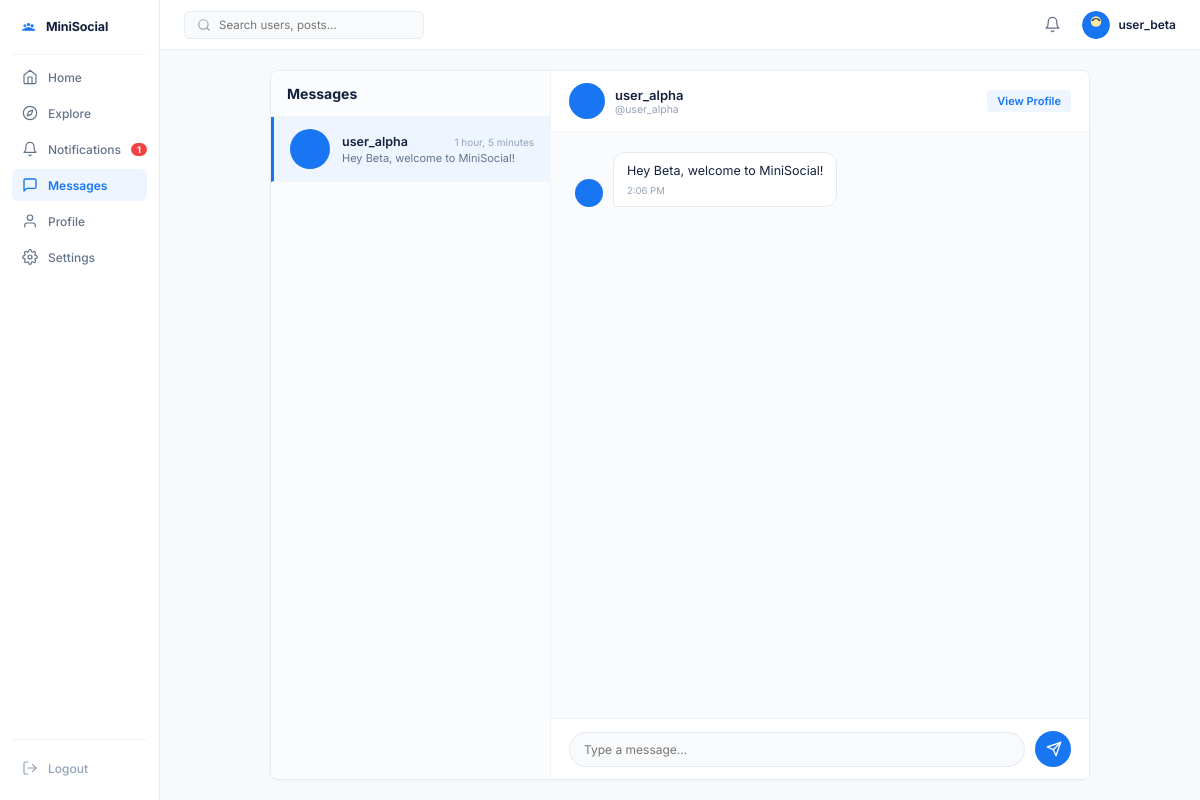
/messages/8/ (signed in), run on the app's committed database.
### backend/social/models.py (models this page shows, shortened)
class Conversation(models.Model):
    created_at = models.DateTimeField(auto_now_add=True)
    updated_at = models.DateTimeField(auto_now=True)
    class Meta:
        ordering = ['-updated_at']
    def get_other_participant(self, user):
        participant = self.participants.exclude(user=user).select_related('user', 'user__profile').first()
        return participant.user if participant else None
    @property
    def latest_message(self):
        return self.messages.order_by('-created_at').first()

class Profile(models.Model):
    user = models.OneToOneField(User, on_delete=models.CASCADE, related_name='profile')
    profile_picture = models.ImageField(upload_to='profile_pictures/', blank=True, null=True)
    profile_image = models.ImageField(upload_to='profiles/', blank=True, null=True)
    avatar_color = models.CharField(max_length=20, default='#1976F3')
    bio = models.TextField(blank=True, default='')
    cover_image = models.ImageField(upload_to='covers/', blank=True, null=True)
    created_at = models.DateTimeField(auto_now_add=True)
    updated_at = models.DateTimeField(auto_now=True)
    @property
    def picture_url(self):
        if self.profile_picture:
            return self.profile_picture.url
        if self.profile_image:
            return self.profile_image.url
        return None

class Message(models.Model):
    conversation = models.ForeignKey(Conversation, on_delete=models.CASCADE, related_name='messages')
    sender = models.ForeignKey(User, on_delete=models.CASCADE, related_name='sent_messages')
    content = models.TextField()
    created_at = models.DateTimeField(auto_now_add=True)
    is_read = models.BooleanField(default=False)
    class Meta:
        ordering = ['created_at']

### backend/social/views.py (the view)
# urls.py: path('messages/<int:conversation_id>/', views.messages_conversation_view, name='messages_conversation'),
@login_required
def messages_conversation_view(request, conversation_id):
    conv = get_object_or_404(
        Conversation.objects.filter(participants__user=request.user),
        id=conversation_id
    )
    conv.messages.filter(is_read=False).exclude(sender=request.user).update(is_read=True)
    other_user = conv.get_other_participant(request.user)
    chat_messages = conv.messages.select_related('sender', 'sender__profile').order_by('created_at')
    all_conversations = Conversation.objects.filter(
        participants__user=request.user
    ).prefetch_related(
        'participants__user__profile',
        'messages'
    ).order_by('-updated_at')
    conv_list = []
    for c in all_conversations:
        c_other = c.get_other_participant(request.user)
        c_last = c.latest_message
        c_unread = c.unread_count_for(request.user) if c.id != conv.id else 0
        conv_list.append({
            'conversation': c,
            'other_user': c_other,
            'last_message': c_last,
            'unread_count': c_unread,
        })
    return render(request, 'messages.html', {
        'conversations': conv_list,
        'active_conversation': conv,
        'active_other_user': other_user,
        'chat_messages': chat_messages,
    })

### backend/social/context_processors.py (called while the page is built)
def unread_counts(request):
    if request.user.is_authenticated:
        unread_notifs = request.user.notifications.filter(is_read=False).count()
        unread_msgs = Message.objects.filter(
            conversation__participants__user=request.user,
            is_read=False
        ).exclude(sender=request.user).distinct().count()
        return {
            'unread_notifications_count': unread_notifs,
            'unread_messages_count': unread_msgs,
        }
    return {'unread_notifications_count': 0, 'unread_messages_count': 0}

### frontend/templates/messages.html (shortened to what this page needs)
{% load static %}
<!DOCTYPE html>
<html lang="en">
<head>
  <link rel="stylesheet" href="{% static 'css/messages.css' %}">
</head>
<body>
  <div class="messages-layout">
    <aside class="sidebar" id="dashboard-sidebar">
      <div class="sidebar-logo">
        <a href="{% url 'home' %}" style="display: flex; align-items: center; gap: 8px; text-decoration: none;">
          <span class="logo-icon-wrap" aria-hidden="true">
          </span>
          <span class="logo-title">MiniSocial</span>
        </a>
      </div>
      <nav class="sidebar-nav" aria-label="Main Navigation">
        <ul class="nav-list">
          <li class="nav-item">
            <a href="{% url 'home' %}" class="nav-link" id="nav-item-home">
              <span class="nav-icon" aria-hidden="true">
                <svg viewBox="0 0 24 24" fill="none" stroke="currentColor" stroke-width="1.8" stroke-linecap="round" stroke-linejoin="round">
                  <path d="M3 9l9-7 9 7v11a2 2 0 0 1-2 2H5a2 2 0 0 1-2-2z"/>
                  <polyline points="9 22 9 12 15 12 15 22"/>
                </svg>
              </span>
              <span class="nav-label">Home</span>
            </a>
          </li>
          <li class="nav-item">
            <a href="{% url 'followers' %}" class="nav-link" id="nav-item-explore">
              <span class="nav-icon" aria-hidden="true">
                <svg viewBox="0 0 24 24" fill="none" stroke="currentColor" stroke-width="1.8" stroke-linecap="round" stroke-linejoin="round">
                  <circle cx="12" cy="12" r="10"/>
                  <polygon points="16.24 7.76 14.12 14.12 7.76 16.24 9.88 9.88 16.24 7.76"/>
                </svg>
              </span>
              <span class="nav-label">Explore</span>
            </a>
          </li>
          <li class="nav-item">
            <a href="{% url 'notifications' %}" class="nav-link" id="nav-item-notifications">
              <span class="nav-icon" aria-hidden="true">
                <svg viewBox="0 0 24 24" fill="none" stroke="currentColor" stroke-width="1.8" stroke-linecap="round" stroke-linejoin="round">
                  <path d="M18 8A6 6 0 0 0 6 8c0 7-3 9-3 9h18s-3-2-3-9"/>
                  <path d="M13.73 21a2 2 0 0 1-3.46 0"/>
                </svg>
              </span>
              <span class="nav-label">Notifications</span>
              {% if unread_notifications_count > 0 %}
              <span class="notif-badge" id="sidebar-notif-badge">{{ unread_notifications_count }}</span>
              {% endif %}
            </a>
          </li>
          <li class="nav-item">
            <a href="{% url 'messages' %}" class="nav-link active" id="nav-item-messages">
              <span class="nav-icon" aria-hidden="true">
                <svg viewBox="0 0 24 24" fill="none" stroke="currentColor" stroke-width="2" stroke-linecap="round" stroke-linejoin="round">
                  <path d="M21 15a2 2 0 0 1-2 2H7l-4 4V5a2 2 0 0 1 2-2h14a2 2 0 0 1 2 2z"/>
                </svg>
              </span>
              <span class="nav-label">Messages</span>
            </a>
          </li>
          <li class="nav-item">
            <a href="{% url 'profile' %}" class="nav-link" id="nav-item-profile">
              <span class="nav-icon" aria-hidden="true">
                <svg viewBox="0 0 24 24" fill="none" stroke="currentColor" stroke-width="1.8" stroke-linecap="round" stroke-linejoin="round">
                  <path d="M20 21v-2a4 4 0 0 0-4-4H8a4 4 0 0 0-4 4v2"/>
                  <circle cx="12" cy="7" r="4"/>
                </svg>
              </span>
              <span class="nav-label">Profile</span>
            </a>
          </li>
          <li class="nav-item">
            <a href="{% url 'settings' %}" class="nav-link" id="nav-item-settings">
              <span class="nav-icon" aria-hidden="true">
              </span>
              <span class="nav-label">Settings</span>
            </a>
          </li>
        </ul>
      </nav>
      <div class="sidebar-bottom">
        <a href="{% url 'logout' %}" class="nav-link logout-link" id="nav-item-logout">
          <span class="nav-icon" aria-hidden="true">
            <svg viewBox="0 0 24 24" fill="none" stroke="currentColor" stroke-width="1.8" stroke-linecap="round" stroke-linejoin="round">
              <path d="M9 21H5a2 2 0 0 1-2-2V5a2 2 0 0 1 2-2h4"/>
              <polyline points="16 17 21 12 16 7"/>
              <line x1="21" y1="12" x2="9" y2="12"/>
            </svg>
          </span>
          <span class="nav-label">Logout</span>
        </a>
      </div>
    </aside>
    <div class="main-wrapper">
      <header class="topbar">
        <div class="search-box-wrap">
          <span class="search-icon" aria-hidden="true">
            <svg viewBox="0 0 24 24" fill="none" stroke="currentColor" stroke-width="2" stroke-linecap="round" stroke-linejoin="round">
              <circle cx="11" cy="11" r="8"/>
              <line x1="21" y1="21" x2="16.65" y2="16.65"/>
            </svg>
          </span>
          <input
            type="text"
            class="search-input"
            placeholder="Search users, posts..."
            aria-label="Search users, posts"
          >
        </div>
        <div class="topbar-user-area">
          <a href="{% url 'notifications' %}" class="topbar-icon-btn" aria-label="Notifications" title="Notifications" style="text-decoration: none;">
            <svg viewBox="0 0 24 24" fill="none" stroke="currentColor" stroke-width="1.8" stroke-linecap="round" stroke-linejoin="round">
              <path d="M18 8A6 6 0 0 0 6 8c0 7-3 9-3 9h18s-3-2-3-9"/>
              <path d="M13.73 21a2 2 0 0 1-3.46 0"/>
            </svg>
          </a>
          <a href="{% url 'profile' %}" class="user-chip" id="topbar-user-menu" style="text-decoration: none; color: inherit;">
            <div class="user-avatar-wrap">
              {% if request.user.profile.picture_url %}
              <img src="{{ request.user.profile.picture_url }}" alt="{{ request.user.username }}" class="avatar-img">
              {% else %}
              <svg class="avatar-svg" viewBox="0 0 32 32" xmlns="http://www.w3.org/2000/svg">
                <circle cx="16" cy="16" r="16" fill="{{ request.user.profile.avatar_color|default:'#6366F1' }}"/>
                <circle cx="16" cy="12" r="6" fill="#FEEAA1"/>
                <path d="M11 11C11 7 21 7 21 11C21 12 19 12 18 10C17 9 15 9 14 10C13 12 11 12 11 11Z" fill="#3D405B"/>
                <path d="M8 26C8 21 12 19 16 19C20 19 24 21 24 26H8Z" fill="{{ request.user.profile.avatar_color|default:'#818CF8' }}"/>
              </svg>
              {% endif %}
            </div>
            <span class="user-name">{{ request.user.username }}</span>
          </a>
        </div>
      </header>
      <main class="chat-viewport">
        <div class="chat-card" id="chat-container-card">
          <div class="conversations-pane">
            <div class="conv-header">
              <h1 class="conv-title">Messages</h1>
            </div>
            <ul class="conv-list" id="conversations-list">
              {% for item in conversations %}
              <li>
                <a
                  href="{% url 'messages_conversation' item.conversation.id %}"
                  class="conv-item {% if active_conversation and active_conversation.id == item.conversation.id %}active{% endif %}"
                  data-conv-id="{{ item.conversation.id }}"
                >
                  <div class="conv-avatar-wrap">
                    {% if item.other_user.profile.picture_url %}
                    <img src="{{ item.other_user.profile.picture_url }}" alt="{{ item.other_user.username }}" class="avatar-img">
                    {% endif %}
                  </div>
                  <div class="conv-meta">
                    <div class="conv-user-row">
                      <span class="conv-username">{{ item.other_user.username }}</span>
                      {% if item.last_message %}
                      <span class="conv-time">{{ item.last_message.created_at|timesince }}</span>
                      {% endif %}
                    </div>
                    <span class="conv-last-msg">
                      {% if item.last_message %}
                        {% if item.last_message.sender == request.user %}You: {% endif %}{{ item.last_message.content }}
                      {% else %}
                        Started a conversation
                      {% endif %}
                    </span>
                  </div>
                </a>
              </li>
              {% endfor %}
            </ul>
          </div>
          {% if active_conversation and active_other_user %}
          <div class="chat-pane" id="active-chat-pane" data-conv-id="{{ active_conversation.id }}">
            <div class="chat-header">
              <a href="{% url 'user_profile' active_other_user.username %}" class="chat-user-box">
                <div class="chat-avatar-wrap">
                  {% if active_other_user.profile.picture_url %}
                  <img src="{{ active_other_user.profile.picture_url }}" alt="{{ active_other_user.username }}" class="avatar-img">
                  {% endif %}
                </div>
                <div class="chat-user-meta">
                  <span class="chat-username">{{ active_other_user.username }}</span>
                  <span class="chat-status">@{{ active_other_user.username }}</span>
                </div>
              </a>
              <a href="{% url 'user_profile' active_other_user.username %}" style="font-size: 11px; font-weight: 600; color: var(--primary-blue); text-decoration: none; padding: 4px 10px; border-radius: 4px; background-color: var(--light-blue-active);">
                View Profile
              </a>
            </div>
            <div class="chat-messages-stream" id="chat-messages-stream">
              {% for msg in chat_messages %}
              <div class="msg-row {% if msg.sender == request.user %}me{% else %}other{% endif %}" id="msg-{{ msg.id }}" data-msg-id="{{ msg.id }}">
                <div class="msg-avatar" aria-hidden="true">
                  {% if msg.sender.profile.picture_url %}
                  <img src="{{ msg.sender.profile.picture_url }}" alt="{{ msg.sender.username }}" class="avatar-img">
                  {% else %}
                  <svg viewBox="0 0 32 32" class="avatar-svg">
                    <circle cx="16" cy="16" r="16" fill="{{ msg.sender.profile.avatar_color|default:'#1976F3' }}"/>
                  </svg>
                  {% endif %}
                </div>
                <div class="msg-bubble">
                  <p class="msg-text">{{ msg.content }}</p>
                  <span class="msg-time">{{ msg.created_at|date:"g:i A" }}</span>
                </div>
              </div>
              {% endfor %}
            </div>
            <div class="chat-input-bar">
              <form id="chat-composer-form" class="chat-composer-form">
                <input
                  type="text"
                  id="chat-msg-input"
                  class="chat-input"
                  placeholder="Type a message..."
                  autocomplete="off"
                  required
                >
                <button type="submit" class="btn-chat-send" id="btn-chat-send" aria-label="Send message">
                  <svg viewBox="0 0 24 24" fill="none" stroke="currentColor" stroke-width="2" stroke-linecap="round" stroke-linejoin="round">
                    <line x1="22" y1="2" x2="11" y2="13"/>
                    <polygon points="22 2 15 22 11 13 2 9 22 2"/>
                  </svg>
                </button>
              </form>
            </div>
          </div>
          {% endif %}
        </div>
      </main>
    </div>
  </div>
</body>
</html>

### data on the page
Conversation: other_user.profile.picture_url (picture), other_user.username "user_alpha", last_message.created_at "1 hour, 5 minutes", last_message.content "Hey Beta, welcome to MiniSocial!"
Message: sender.profile.picture_url (picture), content "Hey Beta, welcome to MiniSocial!", created_at "2:06 PM"

### other printed values
{{ unread_notifications_count }} "1"
{{ request.user.username }} "user_beta"
{{ active_other_user.username }} "user_alpha"
